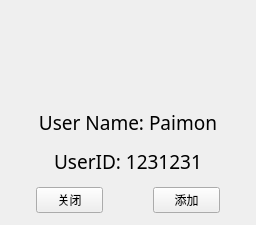
<?xml version="1.0" encoding="UTF-8"?>
<ui version="4.0">
 <class>strangerInfoUI</class>
 <widget class="QWidget" name="strangerInfoUI">
  <property name="geometry">
   <rect>
    <x>0</x>
    <y>0</y>
    <width>256</width>
    <height>225</height>
   </rect>
  </property>
  <property name="minimumSize">
   <size>
    <width>256</width>
    <height>225</height>
   </size>
  </property>
  <property name="maximumSize">
   <size>
    <width>256</width>
    <height>225</height>
   </size>
  </property>
  <property name="windowTitle">
   <string>UsrInfoUI</string>
  </property>
  <layout class="QVBoxLayout" name="verticalLayout" stretch="7,4,2,1,3,1,3">
   <property name="topMargin">
    <number>20</number>
   </property>
   <property name="bottomMargin">
    <number>12</number>
   </property>
   <item>
    <layout class="QHBoxLayout" name="horizontalLayout_2">
     <item>
      <spacer name="horizontalSpacer_2">
       <property name="orientation">
        <enum>Qt::Horizontal</enum>
       </property>
       <property name="sizeHint" stdset="0">
        <size>
         <width>40</width>
         <height>20</height>
        </size>
       </property>
      </spacer>
     </item>
     <item>
      <widget class="QLabel" name="usrProf">
       <property name="minimumSize">
        <size>
         <width>60</width>
         <height>60</height>
        </size>
       </property>
       <property name="maximumSize">
        <size>
         <width>60</width>
         <height>60</height>
        </size>
       </property>
       <property name="text">
        <string/>
       </property>
       <property name="pixmap">
        <pixmap>../graphSource/profPhoto.jpg</pixmap>
       </property>
       <property name="scaledContents">
        <bool>true</bool>
       </property>
       <property name="alignment">
        <set>Qt::AlignCenter</set>
       </property>
      </widget>
     </item>
     <item>
      <spacer name="horizontalSpacer">
       <property name="orientation">
        <enum>Qt::Horizontal</enum>
       </property>
       <property name="sizeHint" stdset="0">
        <size>
         <width>40</width>
         <height>20</height>
        </size>
       </property>
      </spacer>
     </item>
    </layout>
   </item>
   <item>
    <spacer name="verticalSpacer">
     <property name="orientation">
      <enum>Qt::Vertical</enum>
     </property>
     <property name="sizeHint" stdset="0">
      <size>
       <width>1</width>
       <height>1</height>
      </size>
     </property>
    </spacer>
   </item>
   <item>
    <widget class="QLabel" name="usrName">
     <property name="font">
      <font>
       <family>Heiti SC</family>
       <pointsize>14</pointsize>
      </font>
     </property>
     <property name="text">
      <string>User Name: Paimon</string>
     </property>
     <property name="alignment">
      <set>Qt::AlignCenter</set>
     </property>
     <property name="textInteractionFlags">
      <set>Qt::LinksAccessibleByMouse|Qt::TextSelectableByMouse</set>
     </property>
    </widget>
   </item>
   <item>
    <spacer name="verticalSpacer_2">
     <property name="orientation">
      <enum>Qt::Vertical</enum>
     </property>
     <property name="sizeHint" stdset="0">
      <size>
       <width>20</width>
       <height>40</height>
      </size>
     </property>
    </spacer>
   </item>
   <item>
    <widget class="QLabel" name="usrID">
     <property name="font">
      <font>
       <family>Heiti SC</family>
       <pointsize>14</pointsize>
      </font>
     </property>
     <property name="text">
      <string>UserID: 1231231</string>
     </property>
     <property name="alignment">
      <set>Qt::AlignCenter</set>
     </property>
     <property name="textInteractionFlags">
      <set>Qt::LinksAccessibleByMouse|Qt::TextSelectableByMouse</set>
     </property>
    </widget>
   </item>
   <item>
    <spacer name="verticalSpacer_3">
     <property name="orientation">
      <enum>Qt::Vertical</enum>
     </property>
     <property name="sizeHint" stdset="0">
      <size>
       <width>20</width>
       <height>40</height>
      </size>
     </property>
    </spacer>
   </item>
   <item>
    <layout class="QHBoxLayout" name="horizontalLayout">
     <property name="spacing">
      <number>50</number>
     </property>
     <property name="leftMargin">
      <number>25</number>
     </property>
     <property name="rightMargin">
      <number>25</number>
     </property>
     <item>
      <widget class="QPushButton" name="closeWdBtn">
       <property name="text">
        <string>关闭</string>
       </property>
      </widget>
     </item>
     <item>
      <widget class="QPushButton" name="chatBtn">
       <property name="text">
        <string>添加</string>
       </property>
      </widget>
     </item>
    </layout>
   </item>
  </layout>
 </widget>
 <resources/>
 <connections/>
</ui>
